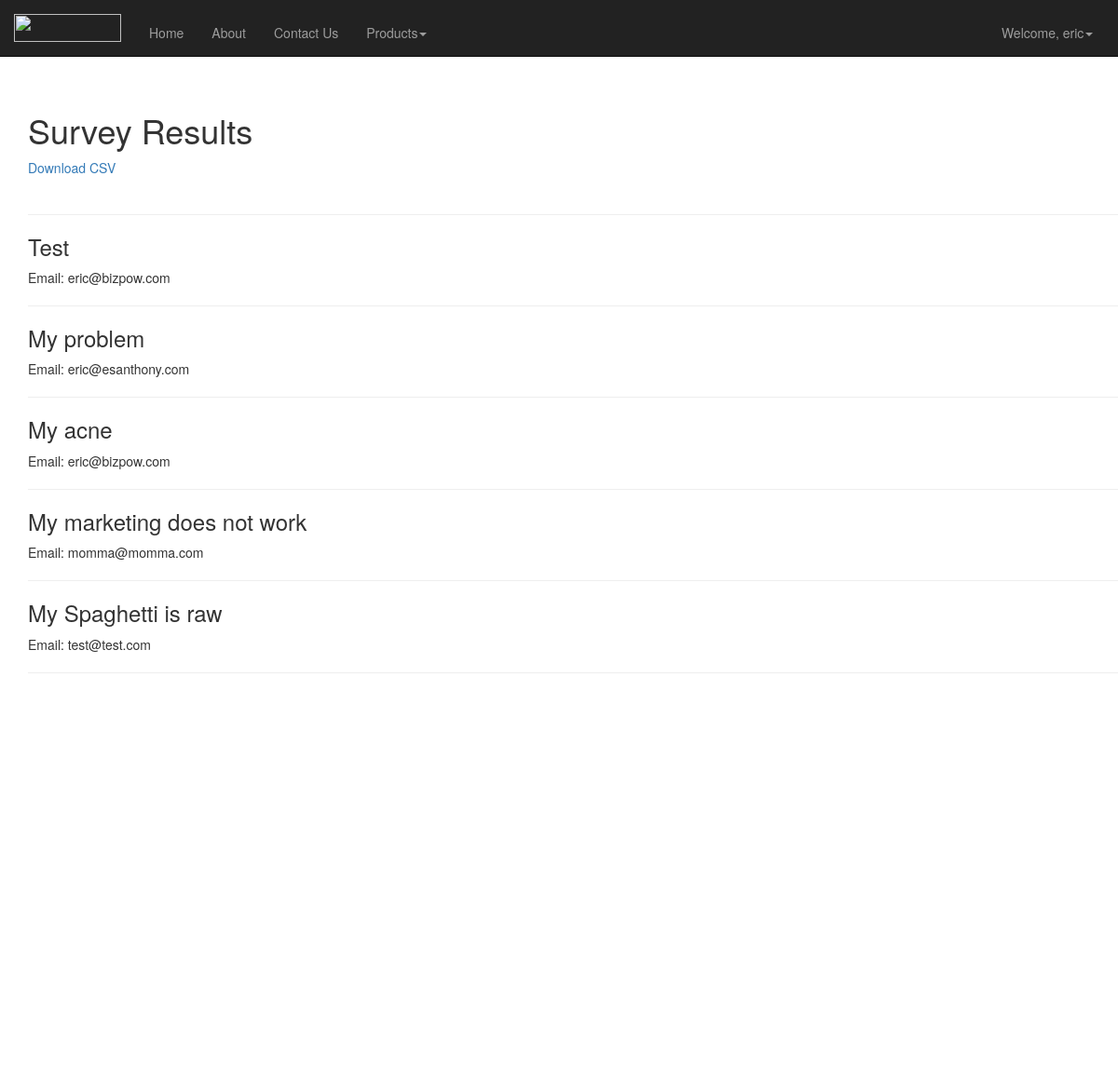
Page /website/surveyresults/ (signed in, upper part) on the earlier database version.
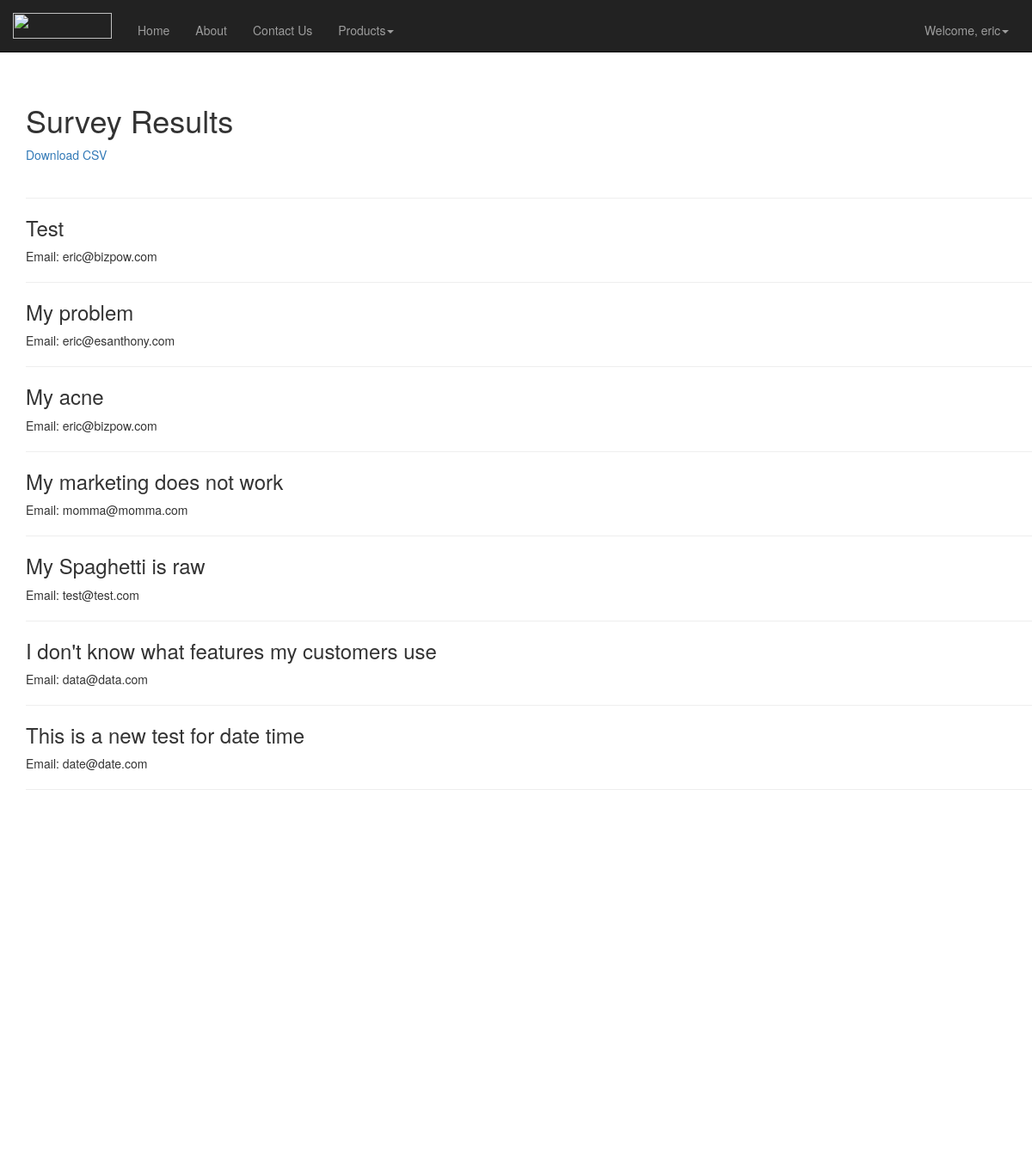
Same page on the later database version.
### website/models.py (models this page shows, shortened)
class Survey(models.Model):
    biggest_problem = models.CharField(max_length=255)
    email_contact = models.EmailField(max_length=75)
    submitted = models.DateTimeField(default=datetime.now)

### website/views.py (the view)
@permission_required('is_superuser')
def surveyresults(request):
    surveys = Survey.objects.all().order_by('submitted')
    return render(request,'website/survey_list.html',{'surveys':surveys})

### website/templates/website/survey_list.html
{% extends 'website/base_layout.html' %}
{% load static %}
{% block content %}
<div class='container'>
<h1>Survey Results</h1>
<a href="{% url 'website:exportcsv' %}">Download CSV</a>
<div class="surveyListing">
    {% for survey in surveys %}
        <hr class="col-xs-12">
        <div class='survey'>
            <h3>{{ survey.biggest_problem }}</h3>
            Email: {{ survey.email_contact }}
        </div>
    {% endfor %}
    <hr class="col-xs-12">
</div>
</div>
{% endblock %}

### website/templates/website/base_layout.html (shortened to what this page needs)
<!DOCTYPE html>
<html lang="en" dir="ltr" style="height:100%">
  <head>
    <link rel="stylesheet" href="https://maxcdn.bootstrapcdn.com/bootstrap/3.3.7/css/bootstrap.min.css">
    {% load static %}
  </head>
  <body  style="height:100%">
    <nav class="navbar navbar-inverse navbar-fixed-top"  style="min-height: 50px">
      <div class="container-fluid">
        <div class="navbar-header">
          <a class="navbar-brand" href="{% url 'website:homepage' %}"><img src="http://www.bizpow.com/Logo-v2-trans.png" width=115 height=30></a>
        </div>
        <div class="collapse navbar-collapse" id="bs-example-navbar-collapse-1">
          <ul class="nav navbar-nav" style="padding-top: 10px">
            <li><a href="{% url 'website:homepage' %}">Home</a></li>
            <li><a href="{% url 'website:about' %}">About</a></li>
            <li><a href="{% url 'website:contactus' %}">Contact Us</a></li>
            <li class="dropdown">
              <a href="#" class="dropdown-toggle" data-toggle="dropdown" role="button" aria-haspopup="true" aria-expanded="false">Products<span class="caret"></span></a>
            </li>
          </ul>
          {% if user.is_authenticated %}
          <ul class="nav navbar-nav navbar-right" style="padding-top: 10px">
            <li>
              <a href="#" class="dropdown-toggle" data-toggle="dropdown" role="button" aria-haspopup="true" aria-expanded="false">Welcome, {{ user.username }}<span class="caret"></span></a>
            </li>
            <li>&nbsp&nbsp&nbsp</li>
          </ul>
          {% endif %}
        </div>
      </div>
    </nav>
    {% block content %}
    {% endblock %}
    <div style='height:100%'></div>
  </body>
</html>

Differences in the rows shown:
added Survey: biggest_problem "I don't know what features my customers use", email_contact "data@data.com"
added Survey: biggest_problem "This is a new test for date time", email_contact "date@date.com"
